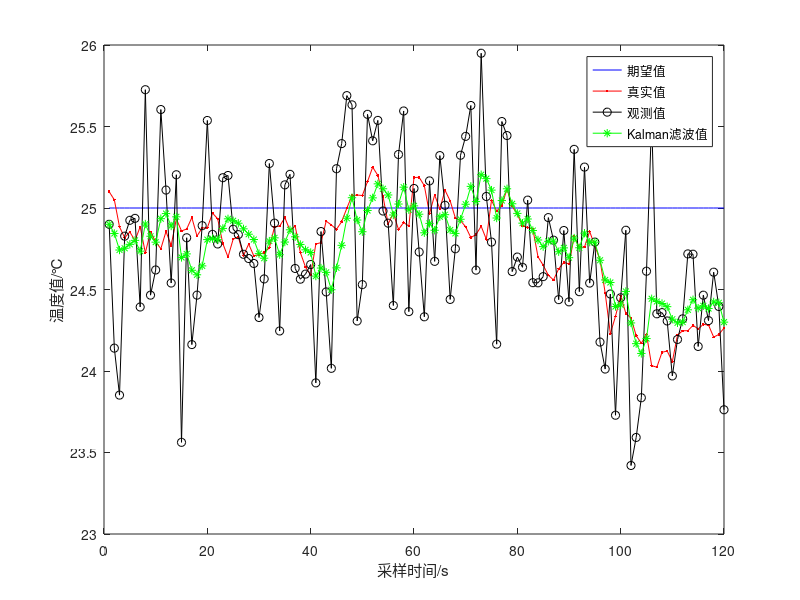
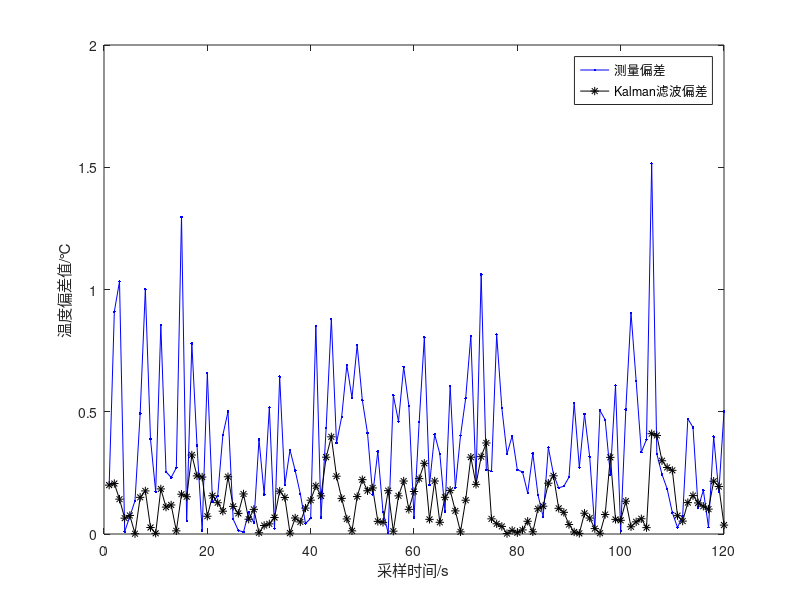

MATLAB code to generate these figures, in order: (Note: this script raises an error after producing the figures.)
% 作业内容见课件第24和47页。以下是24页代码示例，请补充for循环内容。
%%%%%%%%%%%%%%%%%%%%%%%%%%%%%%%%%%%%%%%%%%%%%%%%%%%%%%%%%%%%%%%%%%%%%%%%%%
% 版权声明
% 黄小平，王岩 著，《卡尔曼滤波原理及应用-MATLAB仿真》第2版，电子工业出版社
% 开发时间：2021-9-25
% 功能说明：Kalman滤波用在一维温度数据测量系统中
% function main3_2_2
%%%%%%%%%%%%%%%%%%%%%%%%%%%%%%%%%%%%%%%%%%%%%%%%%%%%%%%%%%%%%%%%%%%%%%%%%%
N=120;%采样点的个数，时间单位是分钟，可理解为试验进行了60分钟的测量
CON=25;%室内温度的理论值，在这个理论值得基础上受过程噪声会有波动
% 对状态和测量初始化
Xexpect=CON*ones(1,N); %期望的温度是恒定的25℃，但真实温度不可能会这样的
X=zeros(1,N); % 房间各时刻真实温度值
Xkf=zeros(1,N); % Kalman滤波处理的状态，也叫估计值
Z=zeros(1,N); % 温度计测量值
P=zeros(1,N);
%赋初值
X(1)=25.1; %假如初始值房间温度为25.1℃
P(1)=0.01; %初始值的协方差
Z(1)=24.9;
Xkf(1)=Z(1); %初始测量值为24.9℃，可以作为滤波器的初始估计状态
% 噪声
Q=0.01;
R=0.25;
W=sqrt(Q)*randn(1,N); % 方差决定噪声的大小
V=sqrt(R)*randn(1,N); % 方差决定噪声的大小
% 系统矩阵，变量名可修改
F=1;
G=1;
H=1;
I=eye(1); %本系统状态为一维
%%%%%%%%%%%%%%%%%%%%%%%%%%%%%%%%%%%%%%%%%%%%%
% 模拟房间温度和测量过程，并滤波
for k=2:N
    % 第一步：随时间推移，房间真实温度波动变化
    X(k) = F * X(k-1) + G * W(k);
    
    % 第二步：随时间推移，获取实时数据
    Z(k) = H * X(k) + V(k);
    
    % 第三步：Kalman滤波
    % 预测
    Xkf(k) = F * Xkf(k-1);
    P(k) = F * P(k-1) * F' + Q;
    
    % 更新
    K = P(k) * H' / (H * P(k) * H' + R);
    Xkf(k) = Xkf(k) + K * (Z(k) - H * Xkf(k));
    P(k) = (I - K * H) * P(k);
end
%%%%%%%%%%%%%%%%%%%%%%%%%%%%%%%%%%%%%%%%%%%%%
% 计算误差
Err_Messure=zeros(1,N);% 测量值与真实值之间的偏差
Err_Kalman=zeros(1,N);% Kalman估计与真实值之间的偏差
for k=1:N
Err_Messure(k)=abs(Z(k)-X(k));
Err_Kalman(k)=abs(Xkf(k)-X(k));
end
t=1:N;
% figure('Name','Kalman Filter Simulation','NumberTitle','off');
figure % 画图显示
% 依次输出理论值，叠加过程噪声（受波动影响）的真实值，
% 温度计测量值，kalman估计值
plot(t,Xexpect,'-b',t,X,'-r.',t,Z,'-ko',t,Xkf,'-g*');
legend('期望值','真实值','观测值','Kalman滤波值');
xlabel('采样时间/s');
ylabel('温度值/℃');
% 误差分析图
figure % 画图显示
plot(t,Err_Messure,'-b.',t,Err_Kalman,'-k*');
legend('测量偏差','Kalman滤波偏差');
xlabel('采样时间/s');
ylabel('温度偏差值/℃');
%%%%%%%%%%%%%%%%%%%%%%%%%%%%%%%%%%%%%%%%%%%%%
%%%%%%%%%%%%%%%%%%%%%%%%%%%%%%%%%%%%%%%%%%%%%%%%%%%%%%%%%%%%%%%%%%%%%%%%%%
% 版权声明
% 黄小平，王岩 著，《卡尔曼滤波原理及应用-MATLAB仿真》第2版，电子工业出版社
% 功能说明：Kalman滤波在船舶GPS导航定位系统中的应用
% 开发时间：2021-9-25
%%%%%%%%%%%%%%%%%%%%%%%%%%%%%%%%%%%%%%%%%%%%%%%%%%%%%%%%%%%%%%%%%%%%%%%%%
% function main3_4_2
clc;clear;
T=1;%雷达扫描周期
N=80/T; %总的采样次数
X=zeros(4,N); % 目标真实位置、速度
X(:,1)=[-100,2,200,20];% 目标初始位置、速度
Z=zeros(2,N); % 传感器对位置的观测
Z(:,1)=[X(1,1),X(3,1)]; % 观测初始化
delta_w=1e-2; %如果增大这个参数，目标真实轨迹就是曲线了
Q=delta_w*diag([0.5,1,0.5,1]) ; % 过程噪声均值
R=100*eye(2); %观测噪声均值
F=[1,T,0,0;0,1,0,0;0,0,1,T;0,0,0,1]; % 状态转移矩阵
H=[1,0,0,0;0,0,1,0]; % 观测矩阵
%%%%%%%%%%%%%%%%%%%%%%%%%%%%%%%%%%%%%%%%%%%%%%%%%%%%%%%%%%%%%%%%%%%%%%%%%
for t=2:N
X(:,t)=F*X(:,t-1)+sqrtm(Q)*randn(4,1);%目标真实轨迹
Z(:,t)=H*X(:,t)+sqrtm(R)*randn(2,1); %对目标观测
end
% Kalman滤波
Xkf=zeros(4,N);
Xkf(:,1)=X(:,1); % Kalman滤波状态初始化
P0=eye(4); % 协方差阵初始化
for i=2:N
    % 预测
    Xkf(:,i) = F * Xkf(:,i-1);
    
    % 预测误差协方差
    P0 = F * P0 * F' + Q;
    
    % 增益
    K = P0 * H' / (H * P0 * H' + R);
    
    % 状态更新
    Xkf(:,i) = Xkf(:,i) + K * (Z(:,i) - H * Xkf(:,i));
    
    % 滤波误差协方差更新
    P0 = (eye(4) - K * H) * P0;
end
% 误差分析
for i=1:N
Err_Observation(i)=RMS(X(:,i),Z(:,i)); % 滤波前的误差
Err_KalmanFilter(i)=RMS(X(:,i),Xkf(:,i)); % 滤波后的误差
end
%%%%%%%%%%%%%%%%%%%%%%%%%%%%%%%%%%%%%%%%%%%%%%%%%%%%%%%%%%%%%%%%%%%%%%%%%
% 画图
figure
hold on;box on;
plot(X(1,:),X(3,:),'-k'); % 真实轨迹
plot(Z(1,:),Z(2,:),'-b.'); % 观测轨迹
plot(Xkf(1,:),Xkf(3,:),'-r+'); % Kalman滤波轨迹
legend('真实轨迹','观测轨迹','滤波轨迹');
xlabel('横坐标X/m');
ylabel('纵坐标Y/m');
figure
hold on; box on;
plot(Err_Observation,'-ko','MarkerFace','g')
plot(Err_KalmanFilter,'-ks','MarkerFace','r')
legend('滤波前误差','滤波后误差')
xlabel('观测时间/s');
ylabel('误差值');
%%%%%%%%%%%%%%%%%%%%%%%%%%%%%%%%%%%%%%%%%%%%%%%%%%%%%%%%%%%%%%%%%%%%%%%%%
% 计算欧氏距离子函数
function dist=RMS(X1,X2)
if length(X2)<=2
dist=sqrt( (X1(1)-X2(1))^2 + (X1(3)-X2(2))^2 );
else
dist=sqrt( (X1(1)-X2(1))^2 + (X1(3)-X2(3))^2 );
end
end
%%%%%%%%%%%%%%%%%%%%%%%%%%%%%%%%%%%%%%%%%%%%%%%%%%%%%%%%%%%%%%%%%%%%%%%%%